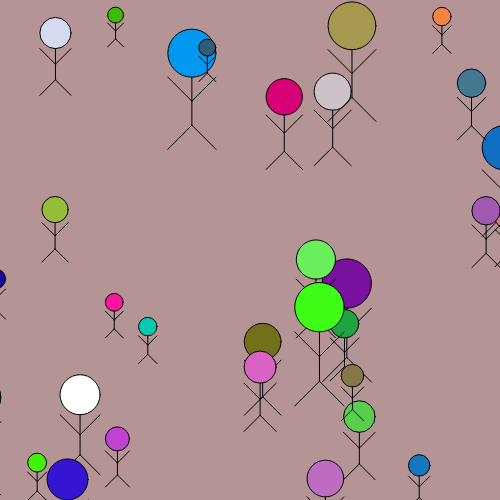
Frame 1 (no input)
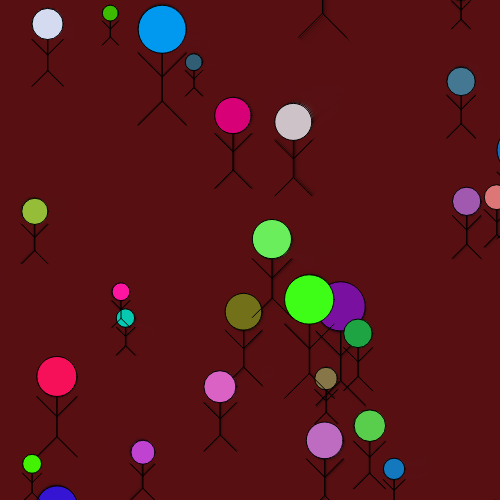
Frame 60 (no input)
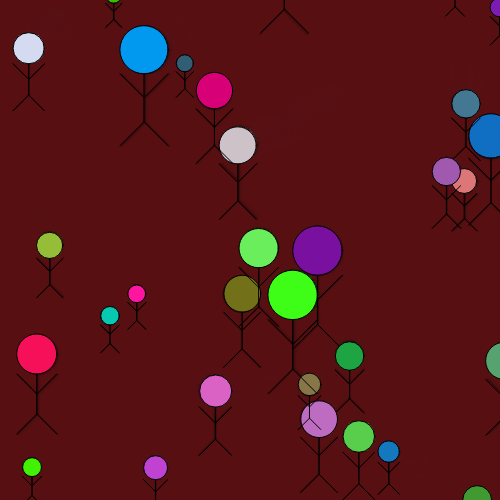
Frame 120 (the mouse pressed at the canvas centre since frame 60)

The p5.js sketch that drew these frames (run headless with seeded random() and noise() and a simulated clock; from frame 60 on, the mouse is pressed at the canvas centre):

// p5.js sketch
// ── sketch.js
let numCircles = 35;
let xCoords = [];
let yCoords = [];
let colors = [[], [], []];
let diameter = [];
let randomNum = [[], []];

function setup() {
  createCanvas(500, 500);
  for (let i = 0; i < numCircles; i++) {
    let d = random(15, 50);
    let x = random(d * -1, width + d);
    let y = random(d * -1, height + d);
    let r = random(0, 256);
    let g = random(0, 256);
    let b = random(0, 256);
    let s2 = random(3, 5);
    let rX = (random(0, 10000));
    let rY = (random(0, 10000));
    xCoords.push(x);
    yCoords.push(y);
    colors[0].push(r);
    colors[1].push(g);
    colors[2].push(b);
    diameter.push(d);
    randomNum[0].push(rX);
    randomNum[1].push(rY);
  }
}
function draw() {
  background(colors[0], colors[1], colors[2]);
  for(let i = 0; i < numCircles; i++) {
    let x = xCoords[i];
    let y = yCoords[i];
    let r = colors[0][i];
    let g = colors[1][i];
    let b = colors[2][i];
    let d = diameter[i];
    randomNum[0][i] += 0.01;
    randomNum[1][i] += 0.01;
    makeMan(x, y, d);
    
    if (x >= width + d) {
      x = (d * -1);
    }
    else if (x <= d * -1) {
      x = (d + width);
    }
    if (y >= height + d) {
      y = (d * -1);
    }
    else if (y <=  2 * d * -1) {
      y = (d * 2 + height);
    }
    x += (noise(randomNum[1][i], randomNum[0][i]) - 0.5) * (d / 10);
    y += (noise(randomNum[0][i], randomNum[1][i]) - 0.5) * (d / 10);
    xCoords[i] = x;
    yCoords[i] = y;
    fill(r, g,b);
  }
}

function makeMan(x, y, d) {
  circle(x, y, d);  // Head
  line(x, y + (d/2), x, y + (d * 1.5));  // Body
  line(x, y + d, x + d / 2, y + d / 2);  // Right Arm
  line(x, y + d, x - d / 2, y + d / 2);  // Left Arm
  line(x + d / 2, y + 2 * d, x, y + (d * 1.5));  // Right Leg
  line(x - d / 2, y + 2 * d, x, y + (d * 1.5));  // Left Leg
}

// square(x, y, d);
// triangle(x, y, x + (d/2), y + d, x + d, y);
// triangle(x, y + d, x + d, y + (d/2), x, y);
// triangle(x + (d/2), y, x, y + d, x + d, y + d);
// triangle(x + d, y, x + d, y + d, x, y + (d/2));
